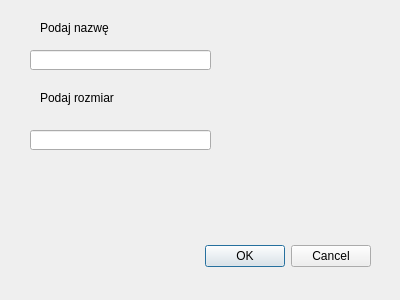
<?xml version="1.0" encoding="UTF-8"?>
<ui version="4.0">
 <class>marineWindow</class>
 <widget class="QDialog" name="marineWindow">
  <property name="geometry">
   <rect>
    <x>0</x>
    <y>0</y>
    <width>400</width>
    <height>300</height>
   </rect>
  </property>
  <property name="windowTitle">
   <string>Dialog</string>
  </property>
  <widget class="QDialogButtonBox" name="buttonBox">
   <property name="geometry">
    <rect>
     <x>30</x>
     <y>240</y>
     <width>341</width>
     <height>32</height>
    </rect>
   </property>
   <property name="orientation">
    <enum>Qt::Horizontal</enum>
   </property>
   <property name="standardButtons">
    <set>QDialogButtonBox::Cancel|QDialogButtonBox::Ok</set>
   </property>
  </widget>
  <widget class="QLabel" name="label">
   <property name="geometry">
    <rect>
     <x>40</x>
     <y>20</y>
     <width>101</width>
     <height>16</height>
    </rect>
   </property>
   <property name="text">
    <string>Podaj nazwę</string>
   </property>
  </widget>
  <widget class="QLineEdit" name="marineName">
   <property name="geometry">
    <rect>
     <x>30</x>
     <y>50</y>
     <width>181</width>
     <height>20</height>
    </rect>
   </property>
  </widget>
  <widget class="QLabel" name="label_2">
   <property name="geometry">
    <rect>
     <x>40</x>
     <y>90</y>
     <width>101</width>
     <height>16</height>
    </rect>
   </property>
   <property name="text">
    <string>Podaj rozmiar</string>
   </property>
  </widget>
  <widget class="QLineEdit" name="marineArea">
   <property name="geometry">
    <rect>
     <x>30</x>
     <y>130</y>
     <width>181</width>
     <height>20</height>
    </rect>
   </property>
  </widget>
 </widget>
 <resources/>
 <connections>
  <connection>
   <sender>buttonBox</sender>
   <signal>accepted()</signal>
   <receiver>marineWindow</receiver>
   <slot>accept()</slot>
   <hints>
    <hint type="sourcelabel">
     <x>248</x>
     <y>254</y>
    </hint>
    <hint type="destinationlabel">
     <x>157</x>
     <y>274</y>
    </hint>
   </hints>
  </connection>
  <connection>
   <sender>buttonBox</sender>
   <signal>rejected()</signal>
   <receiver>marineWindow</receiver>
   <slot>reject()</slot>
   <hints>
    <hint type="sourcelabel">
     <x>316</x>
     <y>260</y>
    </hint>
    <hint type="destinationlabel">
     <x>286</x>
     <y>274</y>
    </hint>
   </hints>
  </connection>
 </connections>
</ui>
